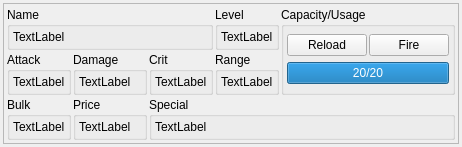
<?xml version="1.0" encoding="UTF-8"?>
<ui version="4.0">
 <class>WeaponWidget</class>
 <widget class="QWidget" name="WeaponWidget">
  <property name="geometry">
   <rect>
    <x>0</x>
    <y>0</y>
    <width>405</width>
    <height>120</height>
   </rect>
  </property>
  <property name="focusPolicy">
   <enum>Qt::StrongFocus</enum>
  </property>
  <property name="windowTitle">
   <string>WeaponWidget</string>
  </property>
  <layout class="QGridLayout" name="gridLayout_11">
   <property name="leftMargin">
    <number>3</number>
   </property>
   <property name="topMargin">
    <number>3</number>
   </property>
   <property name="rightMargin">
    <number>3</number>
   </property>
   <property name="bottomMargin">
    <number>3</number>
   </property>
   <property name="spacing">
    <number>2</number>
   </property>
   <item row="0" column="0">
    <widget class="QFrame" name="frame">
     <property name="frameShape">
      <enum>QFrame::StyledPanel</enum>
     </property>
     <property name="frameShadow">
      <enum>QFrame::Plain</enum>
     </property>
     <property name="lineWidth">
      <number>4</number>
     </property>
     <property name="midLineWidth">
      <number>2</number>
     </property>
     <layout class="QGridLayout" name="gridLayout_12">
      <property name="leftMargin">
       <number>3</number>
      </property>
      <property name="topMargin">
       <number>3</number>
      </property>
      <property name="rightMargin">
       <number>3</number>
      </property>
      <property name="bottomMargin">
       <number>3</number>
      </property>
      <property name="spacing">
       <number>2</number>
      </property>
      <item row="1" column="2">
       <widget class="QGroupBox" name="crit_groupBox">
        <property name="title">
         <string>Crit</string>
        </property>
        <layout class="QGridLayout" name="gridLayout_3">
         <property name="leftMargin">
          <number>3</number>
         </property>
         <property name="topMargin">
          <number>3</number>
         </property>
         <property name="rightMargin">
          <number>3</number>
         </property>
         <property name="bottomMargin">
          <number>3</number>
         </property>
         <property name="spacing">
          <number>2</number>
         </property>
         <item row="0" column="0">
          <widget class="QLabel" name="crit_label">
           <property name="text">
            <string>TextLabel</string>
           </property>
          </widget>
         </item>
        </layout>
       </widget>
      </item>
      <item row="1" column="3">
       <widget class="QGroupBox" name="range_groupBox">
        <property name="title">
         <string>Range</string>
        </property>
        <layout class="QGridLayout" name="gridLayout_8">
         <property name="leftMargin">
          <number>3</number>
         </property>
         <property name="topMargin">
          <number>3</number>
         </property>
         <property name="rightMargin">
          <number>3</number>
         </property>
         <property name="bottomMargin">
          <number>3</number>
         </property>
         <property name="spacing">
          <number>2</number>
         </property>
         <item row="0" column="0">
          <widget class="QLabel" name="range_label">
           <property name="text">
            <string>TextLabel</string>
           </property>
          </widget>
         </item>
        </layout>
       </widget>
      </item>
      <item row="1" column="0">
       <widget class="QGroupBox" name="attack_groupBox">
        <property name="title">
         <string>Attack</string>
        </property>
        <layout class="QGridLayout" name="gridLayout_5">
         <property name="leftMargin">
          <number>3</number>
         </property>
         <property name="topMargin">
          <number>3</number>
         </property>
         <property name="rightMargin">
          <number>3</number>
         </property>
         <property name="bottomMargin">
          <number>3</number>
         </property>
         <property name="spacing">
          <number>2</number>
         </property>
         <item row="0" column="0">
          <widget class="QLabel" name="attack_label">
           <property name="text">
            <string>TextLabel</string>
           </property>
          </widget>
         </item>
        </layout>
       </widget>
      </item>
      <item row="1" column="1">
       <widget class="QGroupBox" name="damage_groupBox">
        <property name="title">
         <string>Damage</string>
        </property>
        <layout class="QGridLayout" name="gridLayout_4">
         <property name="leftMargin">
          <number>3</number>
         </property>
         <property name="topMargin">
          <number>3</number>
         </property>
         <property name="rightMargin">
          <number>3</number>
         </property>
         <property name="bottomMargin">
          <number>3</number>
         </property>
         <property name="spacing">
          <number>2</number>
         </property>
         <item row="0" column="0">
          <widget class="QLabel" name="damagelabel">
           <property name="text">
            <string>TextLabel</string>
           </property>
          </widget>
         </item>
        </layout>
       </widget>
      </item>
      <item row="0" column="3">
       <widget class="QGroupBox" name="level_groupBox">
        <property name="sizePolicy">
         <sizepolicy hsizetype="Minimum" vsizetype="Minimum">
          <horstretch>0</horstretch>
          <verstretch>0</verstretch>
         </sizepolicy>
        </property>
        <property name="title">
         <string>Level</string>
        </property>
        <property name="alignment">
         <set>Qt::AlignLeading|Qt::AlignLeft|Qt::AlignTop</set>
        </property>
        <layout class="QGridLayout" name="gridLayout_2">
         <property name="sizeConstraint">
          <enum>QLayout::SetMinimumSize</enum>
         </property>
         <property name="leftMargin">
          <number>3</number>
         </property>
         <property name="topMargin">
          <number>3</number>
         </property>
         <property name="rightMargin">
          <number>3</number>
         </property>
         <property name="bottomMargin">
          <number>3</number>
         </property>
         <property name="spacing">
          <number>2</number>
         </property>
         <item row="0" column="0">
          <widget class="QLabel" name="level_label">
           <property name="text">
            <string>TextLabel</string>
           </property>
          </widget>
         </item>
        </layout>
       </widget>
      </item>
      <item row="0" column="0" colspan="3">
       <widget class="QGroupBox" name="name_groupBox">
        <property name="title">
         <string>Name</string>
        </property>
        <property name="alignment">
         <set>Qt::AlignLeading|Qt::AlignLeft|Qt::AlignTop</set>
        </property>
        <layout class="QGridLayout" name="gridLayout">
         <property name="leftMargin">
          <number>3</number>
         </property>
         <property name="topMargin">
          <number>3</number>
         </property>
         <property name="rightMargin">
          <number>3</number>
         </property>
         <property name="bottomMargin">
          <number>3</number>
         </property>
         <property name="spacing">
          <number>2</number>
         </property>
         <item row="0" column="0">
          <widget class="QLabel" name="name_label">
           <property name="text">
            <string>TextLabel</string>
           </property>
          </widget>
         </item>
        </layout>
       </widget>
      </item>
      <item row="2" column="0">
       <widget class="QGroupBox" name="bulk_groupBox">
        <property name="title">
         <string>Bulk</string>
        </property>
        <property name="alignment">
         <set>Qt::AlignLeading|Qt::AlignLeft|Qt::AlignTop</set>
        </property>
        <layout class="QGridLayout" name="gridLayout_10">
         <property name="leftMargin">
          <number>3</number>
         </property>
         <property name="topMargin">
          <number>3</number>
         </property>
         <property name="rightMargin">
          <number>3</number>
         </property>
         <property name="bottomMargin">
          <number>3</number>
         </property>
         <property name="spacing">
          <number>2</number>
         </property>
         <item row="0" column="0">
          <widget class="QLabel" name="bulk_label">
           <property name="text">
            <string>TextLabel</string>
           </property>
          </widget>
         </item>
        </layout>
       </widget>
      </item>
      <item row="2" column="1">
       <widget class="QGroupBox" name="price_groupBox">
        <property name="title">
         <string>Price</string>
        </property>
        <property name="alignment">
         <set>Qt::AlignLeading|Qt::AlignLeft|Qt::AlignTop</set>
        </property>
        <layout class="QGridLayout" name="gridLayout_6">
         <property name="leftMargin">
          <number>3</number>
         </property>
         <property name="topMargin">
          <number>3</number>
         </property>
         <property name="rightMargin">
          <number>3</number>
         </property>
         <property name="bottomMargin">
          <number>3</number>
         </property>
         <property name="spacing">
          <number>2</number>
         </property>
         <item row="0" column="0">
          <widget class="QLabel" name="price_label">
           <property name="text">
            <string>TextLabel</string>
           </property>
          </widget>
         </item>
        </layout>
       </widget>
      </item>
      <item row="0" column="4" rowspan="2">
       <widget class="QGroupBox" name="ammo_groupBox">
        <property name="title">
         <string>Capacity/Usage</string>
        </property>
        <layout class="QGridLayout" name="gridLayout_9">
         <property name="leftMargin">
          <number>3</number>
         </property>
         <property name="topMargin">
          <number>3</number>
         </property>
         <property name="rightMargin">
          <number>3</number>
         </property>
         <property name="bottomMargin">
          <number>3</number>
         </property>
         <property name="spacing">
          <number>2</number>
         </property>
         <item row="0" column="1">
          <widget class="QPushButton" name="fire_pushButton">
           <property name="text">
            <string>Fire</string>
           </property>
          </widget>
         </item>
         <item row="0" column="0">
          <widget class="QPushButton" name="reload_pushButton">
           <property name="text">
            <string>Reload</string>
           </property>
          </widget>
         </item>
         <item row="1" column="0" colspan="2">
          <widget class="QProgressBar" name="capUse_progressBar">
           <property name="maximum">
            <number>20</number>
           </property>
           <property name="value">
            <number>20</number>
           </property>
           <property name="format">
            <string>%v/%m</string>
           </property>
          </widget>
         </item>
        </layout>
       </widget>
      </item>
      <item row="2" column="2" colspan="3">
       <widget class="QGroupBox" name="special_groupBox">
        <property name="title">
         <string>Special</string>
        </property>
        <property name="alignment">
         <set>Qt::AlignLeading|Qt::AlignLeft|Qt::AlignTop</set>
        </property>
        <layout class="QGridLayout" name="gridLayout_7">
         <property name="leftMargin">
          <number>3</number>
         </property>
         <property name="topMargin">
          <number>3</number>
         </property>
         <property name="rightMargin">
          <number>3</number>
         </property>
         <property name="bottomMargin">
          <number>3</number>
         </property>
         <property name="spacing">
          <number>2</number>
         </property>
         <item row="0" column="0">
          <widget class="QLabel" name="special_label">
           <property name="text">
            <string>TextLabel</string>
           </property>
          </widget>
         </item>
        </layout>
       </widget>
      </item>
     </layout>
    </widget>
   </item>
  </layout>
 </widget>
 <layoutdefault spacing="6" margin="11"/>
 <resources/>
 <connections/>
</ui>
